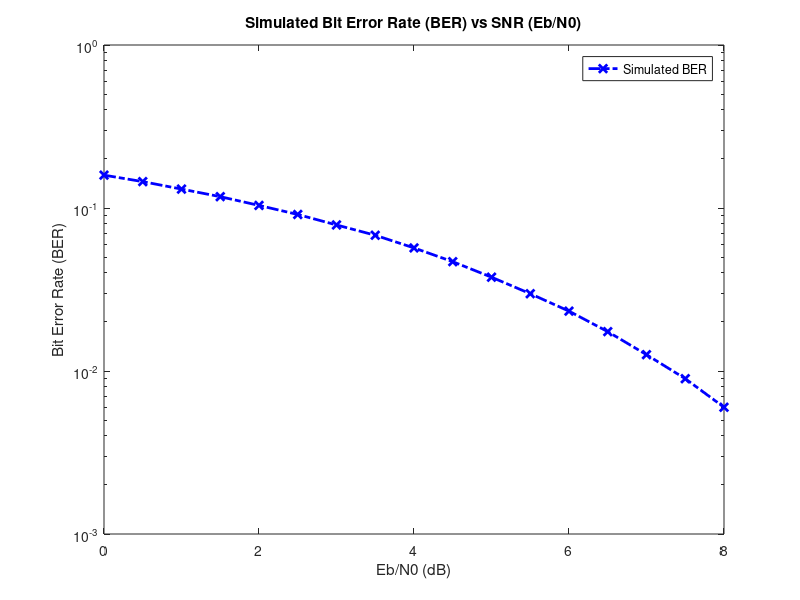

Reproduce this figure in MATLAB. (Note: this script raises an error after producing the figure.)
clc;
clearvars all;
close all;

% Parameters for simulation
bit_rate = 3000;
sampling_freq = 24000;
symbol_period = 1/bit_rate;
sampling_period = 1/sampling_freq;
oversampling_factor = symbol_period/sampling_period;
data_size = 1000000;

% Part 1
SNRdB = 0:0.5:8;

% Create an array for storing the BER values
BER_values = zeros(size(SNRdB));

% Simulating for each SNR value
for eachSNRdB_index = 1:numel(SNRdB)
    % Calculating the SNR for the given SNR_dB value
    SNR_value = 10^(0.1 * SNRdB(eachSNRdB_index));

    % Generating the data bits
    data_bits = randi([0, 1], 1, data_size);
    symbols = 2*data_bits - 1;
    diracs = kron(symbols, [1, zeros(1, oversampling_factor-1)]);
    impulse_response_tx = ones(1, oversampling_factor);
    signal_tx = filter(impulse_response_tx, 1, diracs);

    % Calculating the noise power
    noise_power = oversampling_factor/(2*log2(2)*SNR_value);

    % Generating the AWGN noise
    awgn_noise = sqrt(noise_power) * randn(1, length(signal_tx));
    signal_tx = signal_tx + awgn_noise;

    % Receiver
    impulse_response_rx = ones(1, oversampling_factor/2);     %impulse response of Ts/2 duration
    signal_rx = filter(impulse_response_rx, 1, signal_tx);
    down_sampled_signal = signal_rx(8:oversampling_factor:end);
    rx_data_bits = down_sampled_signal > 0;
    BER_values(eachSNRdB_index) = length(find(abs(rx_data_bits - data_bits) > 0)) / numel(data_bits);
    fprintf("Symbol Error Rate @SNR = %fdB: %f\n", SNRdB(eachSNRdB_index), BER_values(eachSNRdB_index));
end

figure;
grid on;
semilogy(SNRdB, BER_values, 'LineWidth', 2, 'color', 'blue', 'LineStyle', '-.', 'Marker', 'x');
legend('Simulated BER');
title('Simulated Bit Error Rate (BER) vs SNR (Eb/N0)');
xlabel('Eb/N0 (dB)');
ylabel('Bit Error Rate (BER)');

BER_theory = berawgn(SNRdB, 'pam', 2);

figure;
semilogy(SNRdB, BER_theory, 'LineWidth', 2, 'color', 'red');
hold on;
grid on;
semilogy(SNRdB, BER_values, 'LineWidth', 2, 'color', 'blue', 'LineStyle', '-.', 'Marker', 'x');
legend('Theoretical BER', 'Simulated BER');
title('Simulated Bit Error Rate (BER) vs SNR (Eb/N0)');
xlabel('Eb/N0 (dB)');
ylabel('Bit Error Rate (BER)');